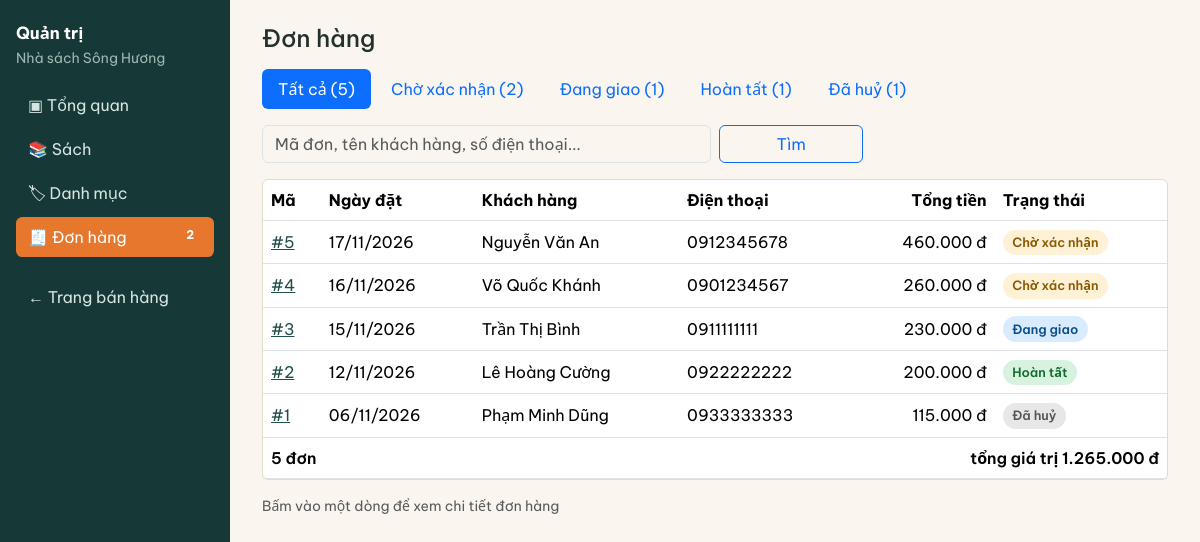
Page /admin/orders on the committed database.
### models.py (models this page shows, shortened)
class Order(db.Model):
    id = db.Column(db.Integer, primary_key=True)
    customer_name = db.Column(db.String(100), nullable=False)
    phone = db.Column(db.String(15), nullable=False)
    address = db.Column(db.String(255), nullable=False)
    email = db.Column(db.String(120))
    note = db.Column(db.String(500))
    payment = db.Column(db.String(10), nullable=False, default="cod")
    shipping_fee = db.Column(db.Integer, nullable=False, default=0)
    total = db.Column(db.Integer, nullable=False)           # đã gồm phí giao
    status = db.Column(db.String(12), nullable=False, default=PENDING, index=True)
    created_at = db.Column(db.DateTime, nullable=False, default=datetime.now, index=True)
    items = db.relationship("OrderItem", back_populates="order",
                            cascade="all, delete-orphan")
    history = db.relationship("StatusHistory", back_populates="order",
                              cascade="all, delete-orphan",
                              order_by="StatusHistory.id")

### admin.py (the view, shortened to what this page needs)
@bp.route("/orders")
def orders():
    status = request.args.get("status", "")
    q = request.args.get("q", "").strip()
    page = request.args.get("page", 1, type=int)
    if status not in STATUS_LABELS:
        status = ""
    conds = []
    if status:
        conds.append(Order.status == status)
    pagination = db.paginate(select(Order).where(*conds).order_by(Order.id.desc()),
                             page=page, per_page=ORDERS_PER_PAGE, error_out=False)
    count, total = db.session.execute(
        select(func.count(Order.id), func.coalesce(func.sum(Order.total), 0))
        .where(*conds)).one()
    per_status = dict(db.session.execute(
        select(Order.status, func.count(Order.id)).group_by(Order.status)).all())
    tabs = [("", "Tất cả", sum(per_status.values()))] + [
        (k, STATUS_LABELS[k], per_status.get(k, 0)) for k in STATUS_ORDER]
    return render_template("admin/orders.html", pagination=pagination, tabs=tabs,
                           status=status, q=q, count=count, total=total)

### cart.py (called while the page is built)
def get_cart() -> dict:
    return dict(session.get("cart", {}))

def cart_count() -> int:
    return sum(get_cart().values())

### templates/admin/orders.html (shortened to what this page needs)
{% extends 'admin/base.html' %}
{% from '_macros.html' import status_badge, pager %}
{% block admin %}
<h1 class="h4 mb-3">Đơn hàng</h1>
<ul class="nav nav-pills mb-3 gap-1">
  {% for key, label, n in tabs %}
  <li class="nav-item"><a class="nav-link {{ 'active' if key == status }}" href="{{ url_for('admin.orders', status=key or None, q=q or None) }}">{{ label }} ({{ n }})</a></li>
  {% endfor %}
</ul>
<form class="row g-2 mb-3" method="get">
  <div class="col-md-6"><input class="form-control" name="q" value="{{ q }}" placeholder="Mã đơn, tên khách hàng, số điện thoại..."></div>
  <div class="col-md-2 d-grid"><button class="btn btn-outline-primary">Tìm</button></div>
</form>
<div class="card"><div class="table-responsive">
<table class="table align-middle mb-0">
  <thead><tr><th>Mã</th><th>Ngày đặt</th><th>Khách hàng</th><th>Điện thoại</th><th class="text-end">Tổng tiền</th><th>Trạng thái</th></tr></thead>
  <tbody>
  {% for o in pagination.items %}
  <tr class="clickable" onclick="location='{{ url_for('admin.order_detail', order_id=o.id) }}'">
    <td><a href="{{ url_for('admin.order_detail', order_id=o.id) }}">#{{ o.id }}</a></td>
    <td>{{ o.created_at|dt('%d/%m/%Y') }}</td><td>{{ o.customer_name }}</td><td>{{ o.phone }}</td>
    <td class="text-end">{{ o.total|money }}</td><td>{{ status_badge(o.status) }}</td>
  </tr>
  {% else %}<tr><td colspan="6" class="text-center text-muted py-4">Không có đơn hàng phù hợp.</td></tr>{% endfor %}
  </tbody>
  <tfoot><tr class="fw-semibold"><td colspan="4">{{ count }} đơn</td><td class="text-end" colspan="2">tổng giá trị {{ total|money }}</td></tr></tfoot>
</table></div></div>
<div class="d-flex justify-content-between align-items-center mt-3">
  <span class="small text-muted">Bấm vào một dòng để xem chi tiết đơn hàng</span>
</div>
{% endblock %}

### templates/_macros.html (shortened to what this page needs)
{% macro status_badge(s) %}<span class="st st-{{ s }}">{{ STATUS_LABELS[s] }}</span>{% endmacro %}

### static/css/style.css (style rules this page uses)
:root { --paper:#faf6ef; --ink:#23302e; --river:#1f4e4a; --river-dark:#163836; --accent:#e8772e; --line:#e4dccb; --muted:#6f7b78; --bs-body-font-family:"Be Vietnam Pro",system-ui,sans-serif; --bs-body-bg:var(--paper); --bs-body-color:var(--ink); }
body { background:var(--paper);color:var(--ink) }
a { color:var(--river) }
.card { border-color:var(--line);background:#fff }
.table>:not(caption)>*>* { background:transparent }
.st { display:inline-block;padding:.2rem .6rem;border-radius:1rem;font-size:.8rem;font-weight:600 }
.st-pending { background:#fff1d6;color:#8a5a00 }
.st-shipping { background:#d9ecff;color:#0b4f8a }
.st-completed { background:#d8f2e0;color:#146c2e }
.st-cancelled { background:#e7e7e7;color:#555 }
tr.clickable { cursor:pointer }

### rows in the picture
Order: id "5", created_at|dt "17/11/2026", customer_name "Nguyễn Văn An", phone "0912345678", total "460.000 đ", status "Chờ xác nhận"
Order: id "4", created_at|dt "16/11/2026", customer_name "Võ Quốc Khánh", phone "0901234567", total "260.000 đ", status "Chờ xác nhận"
Order: id "3", created_at|dt "15/11/2026", customer_name "Trần Thị Bình", phone "0911111111", total "230.000 đ", status "Đang giao"
Order: id "2", created_at|dt "12/11/2026", customer_name "Lê Hoàng Cường", phone "0922222222", total "200.000 đ", status "Hoàn tất"
Order: id "1", created_at|dt "06/11/2026", customer_name "Phạm Minh Dũng", phone "0933333333", total "115.000 đ", status "Đã huỷ"

### other values in the picture
{{ pending_count }} "2"
{{ label }} "Tất cả" "Chờ xác nhận" "Đang giao" "Hoàn tất" "Đã huỷ"
{{ n }} "5" "2" "1" "1" "1"
{{ count }} "5"
{{ total|money }} "1.265.000 đ"
